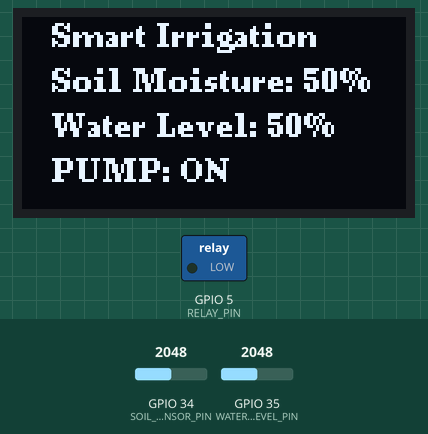
Recording of a sketch running on a simulated ESP32. On the bench: 128×64 one-colour display, switched loads named in the sketch (green lamp = pin HIGH). Inputs (shaded band) come from the test bench; at power-on: GPIO 34 (SOIL_SENSOR_PIN) = 2048, GPIO 35 (WATER_LEVEL_PIN) = 2048. What the sketch prints to the serial monitor is not drawn.

Above: at 3.2 s.
3.3 s: GPIO 34 (SOIL_SENSOR_PIN) set to 1334
8.9 s: GPIO 34 (SOIL_SENSOR_PIN) set to 1205
At 12.5 s:
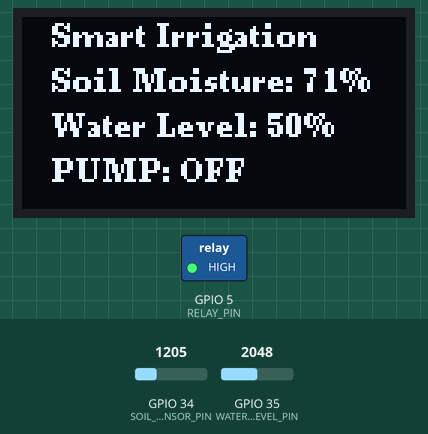
14.5 s: GPIO 35 (WATER_LEVEL_PIN) set to 2866
20.1 s: GPIO 35 (WATER_LEVEL_PIN) set to 3603
At 23.2 s:
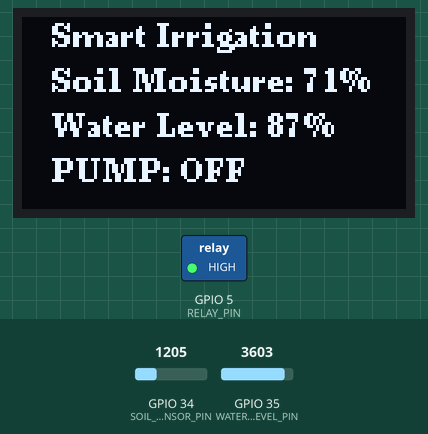
25.7 s: GPIO 35 (WATER_LEVEL_PIN) set to 4095
At 28.0 s:
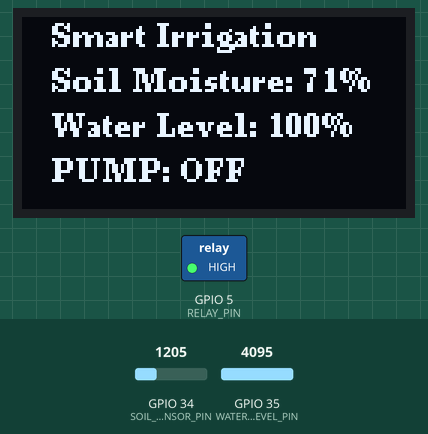
31.3 s: GPIO 34 (SOIL_SENSOR_PIN) set to 491
At 32.8 s:
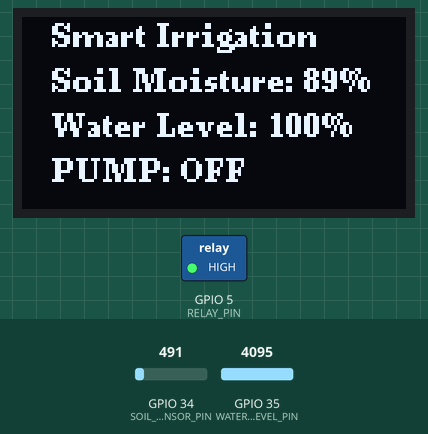
Timing chart, 0 to 34.3 s (numbered marks = the images above; inputs shaded):
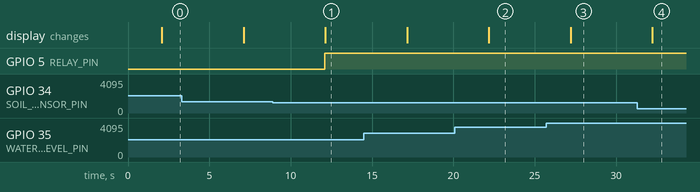

Measured:
- the behaviour switches between 1270 and 1269 on GPIO 34 (SOIL_SENSOR_PIN) (found by bisection; images 0 and 1)
- after the input at 8.9 s, GPIO 5 (RELAY_PIN): LOW → HIGH after 3.2 s; the display: changes after 3.2 s (image 1)
- after the input at 20.1 s, the display: changes after 2.1 s (image 2)
- after the input at 25.7 s, the display: changes after 1.5 s (image 3)
- after the input at 31.3 s, the display: changes after 0.94 s (image 4)

The sketch:

sketch_feb8a.ino
```cpp
#include <Wire.h>
#include <SPI.h>
#include <U8g2lib.h>

// Initialize OLED472 (SH1106/SSD1309) in SPI Mode
U8G2_SH1106_128X64_NONAME_F_HW_I2C u8g2(U8G2_R0, /* reset=*/ U8X8_PIN_NONE);

// Define Sensor & Relay Pins
#define SOIL_SENSOR_PIN 34    // Soil moisture sensor (Analog)
#define WATER_LEVEL_PIN 35    // HW-038 Water Level Sensor (Analog)
#define RELAY_PIN 5         // Relay control pin

// Soil moisture threshold (Adjust based on soil type)
#define MOISTURE_THRESHOLD 70
  // Below this, the pump turns ON
#define WATER_LEVEL_THRESHOLD 20  // Below this, the pump won't run

void setup() {
  Serial.begin(115200);

  // Initialize OLED472 Display
  u8g2.begin();
  u8g2.clearBuffer();
  u8g2.setFont(u8g2_font_ncenB08_tr);
  u8g2.drawStr(10, 20, "Smart Irrigation");
  u8g2.sendBuffer();
  delay(2000);

  // Sensor & Relay Setup
  pinMode(SOIL_SENSOR_PIN, INPUT);
  pinMode(WATER_LEVEL_PIN, INPUT);
  pinMode(RELAY_PIN, OUTPUT);
  digitalWrite(RELAY_PIN, HIGH); // Ensure pump is OFF at startup
}

void loop() {
  // Read Soil Moisture Sensor
  int soilRaw = analogRead(SOIL_SENSOR_PIN);
  int soilMoisture = map(soilRaw, 0, 4095, 100, 0); // Convert to percentage (0-100%)

  // Read Water Level Sensor
  int waterRaw = analogRead(WATER_LEVEL_PIN);
  int waterLevel = map(waterRaw, 0, 4095, 0, 100); // Convert to percentage (0-100%)

  // Print Values in Serial Monitor
  Serial.print("Soil Moisture: ");
  Serial.print(soilMoisture);
  Serial.println("%");

  Serial.print("Water Level: ");
  Serial.print(waterLevel);
  Serial.println("%");

  // Control Water Pump
  String pumpStatus;
  if (soilMoisture < MOISTURE_THRESHOLD) { // If soil is dry
    if (waterLevel > WATER_LEVEL_THRESHOLD) { // If tank has enough water
      digitalWrite(RELAY_PIN, LOW); // Turn ON Pump
      pumpStatus = "PUMP: ON";
      Serial.println("Pump ON: Watering...");
    } else {
      pumpStatus = "Low Water! Pump OFF";
      Serial.println("Low Water Level! Pump OFF");
    }
  } else {
    digitalWrite(RELAY_PIN, HIGH); // Turn OFF Pump
    pumpStatus = "PUMP: OFF";
    Serial.println("Pump OFF: Soil is Moist");
  }

  // Update OLED472 Display
  u8g2.clearBuffer();
  u8g2.setFont(u8g2_font_ncenB08_tr);

  u8g2.drawStr(10, 10, "Smart Irrigation");

  char soilStr[20];
  sprintf(soilStr, "Soil Moisture: %d%%", soilMoisture);
  u8g2.drawStr(10, 25, soilStr);

  char waterStr[20];
  sprintf(waterStr, "Water Level: %d%%", waterLevel);
  u8g2.drawStr(10, 40, waterStr);

  u8g2.drawStr(10, 55, pumpStatus.c_str());

  u8g2.sendBuffer(); // Update display

  delay(5000); // Wait 5 seconds before next reading
}
```
